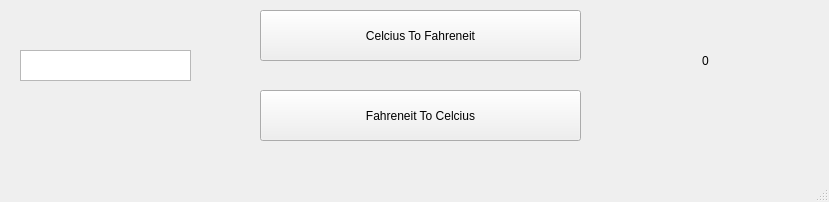
<?xml version="1.0" encoding="UTF-8"?>
<ui version="4.0">
 <class>MainWindow</class>
 <widget class="QMainWindow" name="MainWindow">
  <property name="geometry">
   <rect>
    <x>0</x>
    <y>0</y>
    <width>829</width>
    <height>202</height>
   </rect>
  </property>
  <property name="windowTitle">
   <string>Sicaklik Donusturucu</string>
  </property>
  <widget class="QWidget" name="centralwidget">
   <widget class="QTextEdit" name="textEdit">
    <property name="geometry">
     <rect>
      <x>20</x>
      <y>50</y>
      <width>171</width>
      <height>31</height>
     </rect>
    </property>
   </widget>
   <widget class="QPushButton" name="pushButtonCtoF">
    <property name="geometry">
     <rect>
      <x>260</x>
      <y>10</y>
      <width>321</width>
      <height>51</height>
     </rect>
    </property>
    <property name="text">
     <string>Celcius To Fahreneit</string>
    </property>
   </widget>
   <widget class="QPushButton" name="pushButtonFtoC">
    <property name="geometry">
     <rect>
      <x>260</x>
      <y>90</y>
      <width>321</width>
      <height>51</height>
     </rect>
    </property>
    <property name="text">
     <string>Fahreneit To Celcius</string>
    </property>
   </widget>
   <widget class="QLabel" name="labelSonuc">
    <property name="geometry">
     <rect>
      <x>610</x>
      <y>40</y>
      <width>191</width>
      <height>41</height>
     </rect>
    </property>
    <property name="text">
     <string>0</string>
    </property>
    <property name="alignment">
     <set>Qt::AlignmentFlag::AlignCenter</set>
    </property>
   </widget>
  </widget>
  <widget class="QMenuBar" name="menubar">
   <property name="geometry">
    <rect>
     <x>0</x>
     <y>0</y>
     <width>829</width>
     <height>25</height>
    </rect>
   </property>
  </widget>
  <widget class="QStatusBar" name="statusbar"/>
 </widget>
 <resources/>
 <connections/>
</ui>
